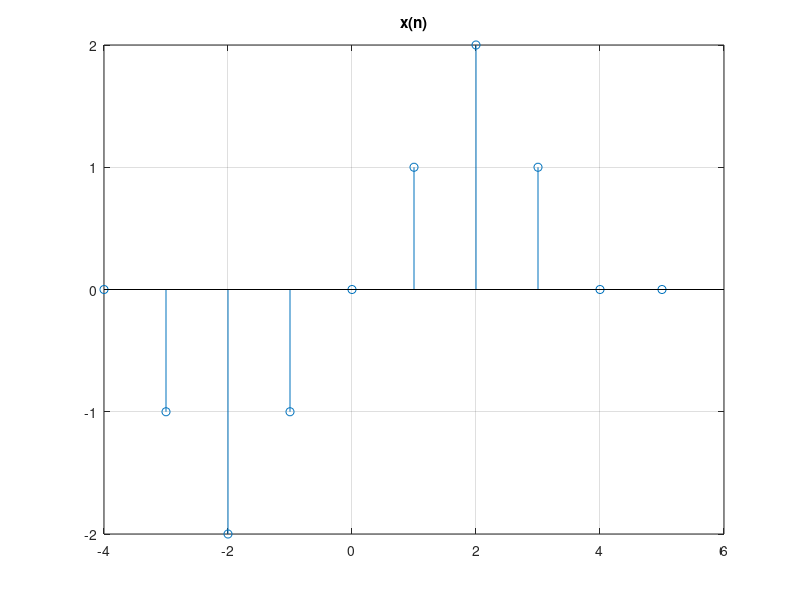
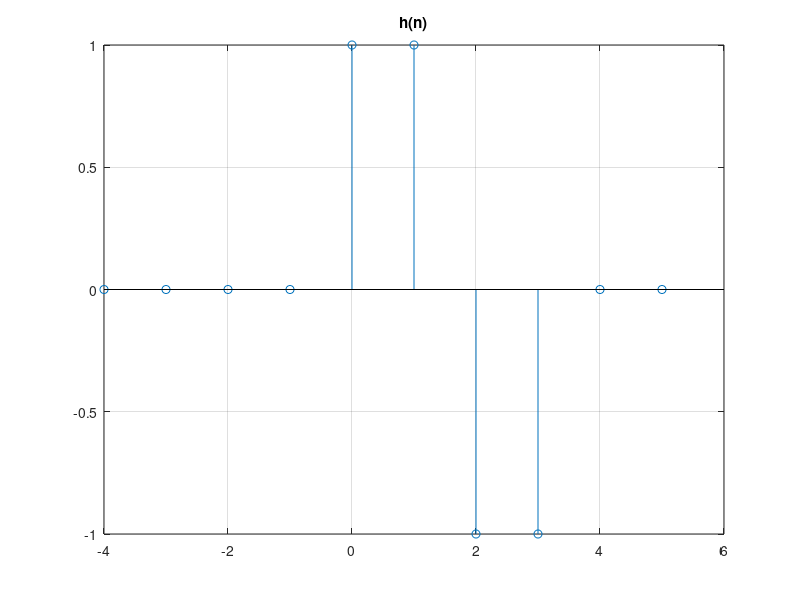
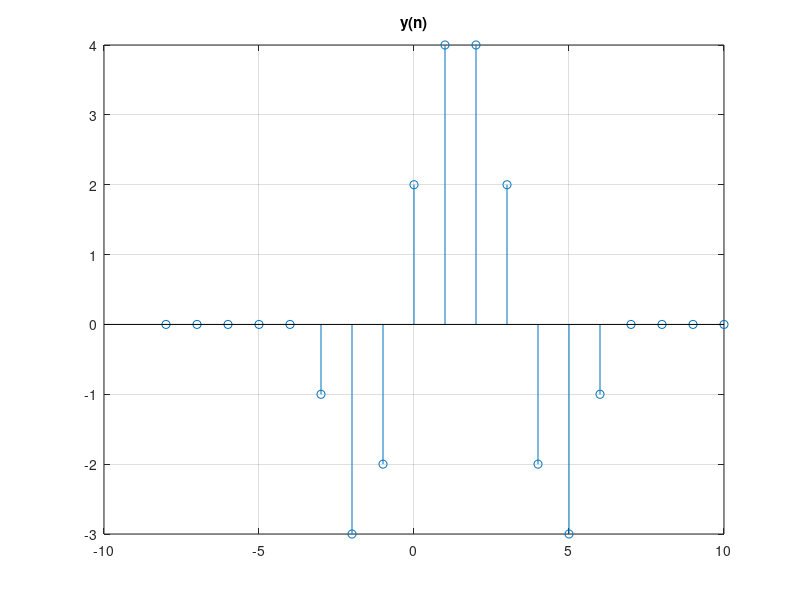

Write the MATLAB code that produced these figures, in order.
%% Homwork 6 - Sygnals and Systems - Jacob Howard
%% Clearing everything
clc; clear; %clearing command window
close all; %closing all previously opened graphs
%% Setting x(n) and h(n) values
x=[0 -1 -2 -1 0 1 2 1 0 0];%x(n) values
h=[0 0 0 0 1 1 -1 -1 0 0];%h(n) values
%% Ploting convolution of x(n) with h(n)
y=conv(x,h);%convolving x(n) with h(n)
stem([-4:5],x);%plotting x(n) 
title('x(n)');
grid on;
figure()
%%
stem([-4:5],h);%plotting h(n) sequence
title('h(n)');
grid on;
figure()
%% Ploting y(n)
stem([-8:10],y);%plotting y(n) sequence
title('y(n)');
grid on;
%% Printing y(n) value
fprintf('the y(n) sequence is ');
fprintf('[');
disp(y); fprintf(']');
fprintf(']')
%%